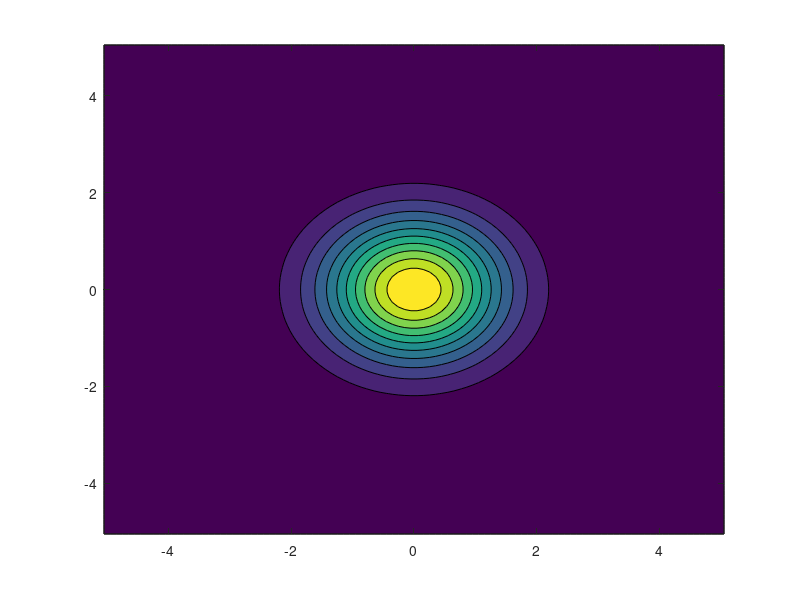

MATLAB code to generate this figure: (Note: this script raises an error after producing the figure.)
% two dimensional advection code solved by active flux method
% desired order of accuracy is between 2.5 and 3
% solving u_t + u_x + u_y = 0
% ic is gaussian type u(x,y,0) = exp(-0.5*(x^2+y^2))
% bc depending on the advection is applied
% cartesian mesh is used

clear all;                                             % clearing workspace
clc;                                                   % clearing workspace
format long                                           % for better accuracy
xa = -5;                                             % left limit of domain
xb = 5;                                             % right limit of domain
ya = -5;                                            % below limit of domain
yb = 5;                                               % top limit of domain
No_Cell_x = 100;                                      % no of cells along x
No_Cell_y = 100;                                      % no of cells along y
Delta_x = (xb-xa)/No_Cell_x;                                    % step size
Delta_y = (yb-ya)/No_Cell_y;                                    % step size
v = 0.2;                                                       % cfl number
t = 0;                                                         % time start
tend = 1;                                                        % time end
dt = (v*Delta_x*Delta_y)/(Delta_x+Delta_y);                 % cfl condition
lambda = [1;1];                                                % wave speed

dfbx = xa - Delta_x/2 : Delta_x : xb + Delta_x/2;   % descritization for black dot
dfby = ya - Delta_y/2 : Delta_y : yb + Delta_y/2;   % descritization for black dot

dfcx = xa - Delta_x : Delta_x : xb + Delta_x;    % descritization for cross
dfcy = ya - Delta_y : Delta_y : yb + Delta_y;    % descritization for cross

dfsx = xa - 3*Delta_x/2 : Delta_x : xb + Delta_x/2;% descritization for star
dfsy = ya - Delta_y : Delta_y : yb + Delta_y;      % descritization for star

dfwx = xa - Delta_x : Delta_x : xb + Delta_x;       % descritization for white dot
dfwy = ya - 3*Delta_y/2 : Delta_y : yb + Delta_y/2; % descritization for white dot

[X1,Y1] = meshgrid(dfbx,dfby);                              % creating grid
[X2,Y2] = meshgrid(dfcx,dfcy);                              % creating grid
[X3,Y3] = meshgrid(dfsx,dfsy);                              % creating grid
[X4,Y4] = meshgrid(dfwx,dfwy);                              % creating grid

lx1 = length(X1);
lx2 = length(X2);
lx3 = length(X3);
lx4 = length(X4);
%========================= work for IC (verified)==========================
u0 = zeros(lx1,lx1);                                       % pre allocating
v0 = zeros(lx2,lx2);                                       % pre allocating
w0 = zeros(lx3,lx3);                                       % pre allocating
z0 = zeros(lx4,lx4);                                       % pre allocating
exact = zeros(lx1,lx1);                                    % pre allocating

sizeu = size(u0,1)*size(u0,2);
sizev = size(v0,1)*size(v0,2);
sizew = size(w0,1)*size(w0,2);
sizez = size(z0,1)*size(z0,2);

for i=1:sizeu
    u0(i) = exp(-0.5*(X1(i)^2 + Y1(i)^2)); % initial condition on black dot(u)
end

for i=1:sizev
    v0(i) = exp(-0.5*(X2(i)^2 + Y2(i)^2)); % initial condition on cross(v)
end

for i=1:sizew
    w0(i) = exp(-0.5*(X3(i)^2 + Y3(i)^2)); % initial condition on star(w)
end

for i=1:sizez
    z0(i) = exp(-0.5*(X4(i)^2 + Y4(i)^2)); % initial condition on white dot(z)
end

w0 = w0(:,2:end);
z0 = z0(2:end,:);

%initial condition plot
figure(1)
contourf(X1,Y1,u0)
contourcbar

%==========================================================================

% finally stored only the grid points with IC not anything outside

%=================== length of each face (verified)========================
No_of_edges = 4*sizeu;                    % number of edges with repetition
l = Delta_x;                                           % length of one edge
length_of_face = l*ones(4*sizeu,1);           % storing all length together
%==========================================================================

%========================= work for normals (verified)=====================
n1 = zeros(4*sizeu,1);         % calculating first column of normal vectors
n1(1:4:end) = 0;
n1(2:4:end) = 1;
n1(3:4:end) = 0;
n1(4:4:end) = -1;

n2 = zeros(4*sizeu,1);        % calculating second column of normal vectors
n2(1:4:end) = -1;
n2(2:4:end) = 0;
n2(3:4:end) = 1;
n2(4:4:end) = 0;
normals = [n1 n2];                            % normal vector through faces
%==========================================================================


%========================= work for area (verified)========================
ar = Delta_x*Delta_y;                                   % area of each grid
area = ar*ones(sizeu,1);                  % storing all grid areas together
%==========================================================================

jac_inv = [2/Delta_x 0;0 2/Delta_y];         % inverse jacobian calculation
minus_part = dt*jac_inv*lambda;                       % minus part for xi_f

% pre allocating xi_i follows

xi_i_6_x_half = 1;
xi_i_6_y_half = 0;

xi_i_3_x_half = 1;
xi_i_3_y_half = 1;

xi_i_7_x_half = 0;
xi_i_7_y_half = 1;

xi_i_6_x_full = 1;
xi_i_6_y_full = 0;

xi_i_3_x_full = 1;
xi_i_3_y_full = 1;

xi_i_7_x_full = 0;
xi_i_7_y_full = 1;

% calculation of xi_f follows

xi_f_6_x_half = xi_i_6_x_half - minus_part(1)/2;
xi_f_6_y_half = xi_i_6_y_half - minus_part(2)/2;

xi_f_3_x_half = xi_i_3_x_half - minus_part(1)/2;
xi_f_3_y_half = xi_i_3_y_half - minus_part(2)/2;

xi_f_7_x_half = xi_i_7_x_half - minus_part(1)/2;
xi_f_7_y_half = xi_i_7_y_half - minus_part(2)/2;

xi_f_6_x_full = xi_i_6_x_full - minus_part(1);
xi_f_6_y_full = xi_i_6_y_full - minus_part(2);

xi_f_3_x_full = xi_i_3_x_full - minus_part(1);
xi_f_3_y_full = xi_i_3_y_full - minus_part(2);

xi_f_7_x_full = xi_i_7_x_full - minus_part(1);
xi_f_7_y_full = xi_i_7_y_full - minus_part(2);

% allocating values on all four type of points
u0 = u0;
u1 = v0(1:end-1,1:end-1);
u2 = v0(1:end-1,2:end);
u3 = v0(2:end,2:end);
u4 = v0(2:end,1:end-1);
u5 = w0(1:end-1,:);
u6 = z0(:,2:end);
u7 = w0(2:end,:);
u8 = z0(:,1:end-1);

% calculating cell average
u9 = ( u1+u2+u3+u4 + 4*(u5+u6+u7+u8) +16*u0 )/36;

% pre allocating the values at half time step
u1_1 = u1;
u2_1 = u2;
u3_1 = u3;
u4_1 = u4;
u5_1 = u5;
u6_1 = u6;
u7_1 = u7;
u8_1 = u8;

% pre allocating vales at full time step
u1_2 = u1;
u2_2 = u2;
u3_2 = u3;
u4_2 = u4;
u5_2 = u5;
u6_2 = u6;
u7_2 = u7;
u8_2 = u8;
u9_2 = u9;

% loop starts
for ii = t:dt:tend
    % calculating the half time interface update of pt. 6
    u6_1 = 0.25*(xi_f_6_x_half-1)*(xi_f_6_y_half-1)*(xi_f_6_x_half)*(xi_f_6_y_half)*u1 + 0.25*(xi_f_6_x_half+1)*(xi_f_6_y_half-1)*(xi_f_6_x_half)*(xi_f_6_y_half)*u2 + 0.25*(xi_f_6_x_half+1)*(xi_f_6_y_half+1)*(xi_f_6_x_half)*(xi_f_6_y_half)*u3 + 0.25*(xi_f_6_x_half-1)*(xi_f_6_y_half+1)*(xi_f_6_x_half)*(xi_f_6_y_half)*u4 + 0.5*(1-xi_f_6_x_half^2)*(xi_f_6_y_half-1)*(xi_f_6_y_half)*u5 + 0.5*(1-xi_f_6_y_half^2)*(xi_f_6_x_half+1)*(xi_f_6_x_half)*u6 + 0.5*(1-xi_f_6_x_half^2)*(xi_f_6_y_half+1)*(xi_f_6_y_half)*u7 + 0.5*(1-xi_f_6_y_half^2)*(xi_f_6_x_half-1)*(xi_f_6_x_half)*u8 + (1-xi_f_6_x_half^2)*(1-xi_f_6_y_half^2)*u9;
    % calculating the full time interface update of pt. 6
    u6_2 = 0.25*(xi_f_6_x_full-1)*(xi_f_6_y_full-1)*(xi_f_6_x_full)*(xi_f_6_y_full)*u1 + 0.25*(xi_f_6_x_full+1)*(xi_f_6_y_full-1)*(xi_f_6_x_full)*(xi_f_6_y_full)*u2 + 0.25*(xi_f_6_x_full+1)*(xi_f_6_y_full+1)*(xi_f_6_x_full)*(xi_f_6_y_full)*u3 + 0.25*(xi_f_6_x_full-1)*(xi_f_6_y_full+1)*(xi_f_6_x_full)*(xi_f_6_y_full)*u4 + 0.5*(1-xi_f_6_x_full^2)*(xi_f_6_y_full-1)*(xi_f_6_y_full)*u5 + 0.5*(1-xi_f_6_y_full^2)*(xi_f_6_x_full+1)*(xi_f_6_x_full)*u6 + 0.5*(1-xi_f_6_x_full^2)*(xi_f_6_y_full+1)*(xi_f_6_y_full)*u7 + 0.5*(1-xi_f_6_y_full^2)*(xi_f_6_x_full-1)*(xi_f_6_x_full)*u8 + (1-xi_f_6_x_full^2)*(1-xi_f_6_y_full^2)*u9;
    
    % calculating the half time interface update of pt. 3
    u3_1 = 0.25*(xi_f_3_x_half-1)*(xi_f_3_y_half-1)*(xi_f_3_x_half)*(xi_f_3_y_half)*u1 + 0.25*(xi_f_3_x_half+1)*(xi_f_3_y_half-1)*(xi_f_3_x_half)*(xi_f_3_y_half)*u2 + 0.25*(xi_f_3_x_half+1)*(xi_f_3_y_half+1)*(xi_f_3_x_half)*(xi_f_3_y_half)*u3 + 0.25*(xi_f_3_x_half-1)*(xi_f_3_y_half+1)*(xi_f_3_x_half)*(xi_f_3_y_half)*u4 + 0.5*(1-xi_f_3_x_half^2)*(xi_f_3_y_half-1)*(xi_f_3_y_half)*u5 + 0.5*(1-xi_f_3_y_half^2)*(xi_f_3_x_half+1)*(xi_f_3_x_half)*u6 + 0.5*(1-xi_f_3_x_half^2)*(xi_f_3_y_half+1)*(xi_f_3_y_half)*u7 + 0.5*(1-xi_f_3_y_half^2)*(xi_f_3_x_half-1)*(xi_f_3_x_half)*u8 + (1-xi_f_3_x_half^2)*(1-xi_f_3_y_half^2)*u9;
    % calculating the full time interface update of pt. 3
    u3_2 = 0.25*(xi_f_3_x_full-1)*(xi_f_3_y_full-1)*(xi_f_3_x_full)*(xi_f_3_y_full)*u1 + 0.25*(xi_f_3_x_full+1)*(xi_f_3_y_full-1)*(xi_f_3_x_full)*(xi_f_3_y_full)*u2 + 0.25*(xi_f_3_x_full+1)*(xi_f_3_y_full+1)*(xi_f_3_x_full)*(xi_f_3_y_full)*u3 + 0.25*(xi_f_3_x_full-1)*(xi_f_3_y_full+1)*(xi_f_3_x_full)*(xi_f_3_y_full)*u4 + 0.5*(1-xi_f_3_x_full^2)*(xi_f_3_y_full-1)*(xi_f_3_y_full)*u5 + 0.5*(1-xi_f_3_y_full^2)*(xi_f_3_x_full+1)*(xi_f_3_x_full)*u6 + 0.5*(1-xi_f_3_x_full^2)*(xi_f_3_y_full+1)*(xi_f_3_y_full)*u7 + 0.5*(1-xi_f_3_y_full^2)*(xi_f_3_x_full-1)*(xi_f_3_x_full)*u8 + (1-xi_f_3_x_full^2)*(1-xi_f_3_y_full^2)*u9;
    
    % calculating the half time interface update of pt. 7
    u7_1 = 0.25*(xi_f_7_x_half-1)*(xi_f_7_y_half-1)*(xi_f_7_x_half)*(xi_f_7_y_half)*u1 + 0.25*(xi_f_7_x_half+1)*(xi_f_7_y_half-1)*(xi_f_7_x_half)*(xi_f_7_y_half)*u2 + 0.25*(xi_f_7_x_half+1)*(xi_f_7_y_half+1)*(xi_f_7_x_half)*(xi_f_7_y_half)*u3 + 0.25*(xi_f_7_x_half-1)*(xi_f_7_y_half+1)*(xi_f_7_x_half)*(xi_f_7_y_half)*u4 + 0.5*(1-xi_f_7_x_half^2)*(xi_f_7_y_half-1)*(xi_f_7_y_half)*u5 + 0.5*(1-xi_f_7_y_half^2)*(xi_f_7_x_half+1)*(xi_f_7_x_half)*u6 + 0.5*(1-xi_f_7_x_half^2)*(xi_f_7_y_half+1)*(xi_f_7_y_half)*u7 + 0.5*(1-xi_f_7_y_half^2)*(xi_f_7_x_half-1)*(xi_f_7_x_half)*u8 + (1-xi_f_7_x_half^2)*(1-xi_f_7_y_half^2)*u9;
    % calculating the full time interface update of pt. 7
    u7_2 = 0.25*(xi_f_7_x_full-1)*(xi_f_7_y_full-1)*(xi_f_7_x_full)*(xi_f_7_y_full)*u1 + 0.25*(xi_f_7_x_full+1)*(xi_f_7_y_full-1)*(xi_f_7_x_full)*(xi_f_7_y_full)*u2 + 0.25*(xi_f_7_x_full+1)*(xi_f_7_y_full+1)*(xi_f_7_x_full)*(xi_f_7_y_full)*u3 + 0.25*(xi_f_7_x_full-1)*(xi_f_7_y_full+1)*(xi_f_7_x_full)*(xi_f_7_y_full)*u4 + 0.5*(1-xi_f_7_x_full^2)*(xi_f_7_y_full-1)*(xi_f_7_y_full)*u5 + 0.5*(1-xi_f_7_y_full^2)*(xi_f_7_x_full+1)*(xi_f_7_x_full)*u6 + 0.5*(1-xi_f_7_x_full^2)*(xi_f_7_y_full+1)*(xi_f_7_y_full)*u7 + 0.5*(1-xi_f_7_y_full^2)*(xi_f_7_x_full-1)*(xi_f_7_x_full)*u8 + (1-xi_f_7_x_full^2)*(1-xi_f_7_y_full^2)*u9;
    
    % updating pt. 1 half time step
    u1_1(2:end,2:end) = u3_1(1:end-1,1:end-1);
    u1_1(1,:) = u3_1(:,end)'; % bc
    u1_1(:,1) = u3_1(end,:)'; % bc
    
    % updating pt. 1 full time step
    u1_2(2:end,2:end) = u3_2(1:end-1,1:end-1);
    u1_2(1,:) = u3_2(:,end)'; % bc
    u1_2(:,1) = u3_2(end,:)'; % bc
    
    % updating pt. 5 half time step
    u5_1(2:end,:) = u7_1(1:end-1,:);
    u5_1(1,:) = u7_1(:,end)'; % bc
    
    % updating pt. 5 full time step
    u5_2(2:end,:) = u7_2(1:end-1,:);
    u5_2(1,:) = u7_2(:,end)'; % bc
    
    % updating pt. 2 half time step
    u2_1(2:end,:) = u3_1(1:end-1,:);
    u2_1(1,:) = u3_1(:,end)'; % bc
    
    % updating pt. 2 full time step
    u2_2(2:end,:) = u3_2(1:end-1,:);
    u2_2(1,:) = u3_2(:,end)'; % bc
    
    % updating pt. 4 half time step
    u4_1(:,2:end) = u3_1(:,1:end-1);
    u4_1(:,1) = u3_1(end,:)'; % bc
    
    % updating pt. 4 full time step
    u4_2(:,2:end) = u3_2(:,1:end-1);
    u4_2(:,1) = u3_2(end,:)'; % bc
    
    % updating pt. 8 half time step
    u8_1(:,2:end) = u6_1(:,1:end-1);
    u8_1(:,1) = u6_1(end,:)'; % bc
    
    % updating pt. 8 full time step
    u8_2(:,2:end) = u6_2(:,1:end-1);
    u8_2(:,1) = u6_2(end,:)'; % bc
    
    % parameters for flux through face one

    uln1 = u1;
    umn1 = u5;
    urn1 = u2;
    ulnplushalf1 = u1_1; 
    umnplushalf1 = u5_1;
    urnplushalf1 = u2_1;
    ulnplusone1 = u1_2;
    umnplusone1 = u5_2;
    urnplusone1 = u2_2;

    % parameters for flux through face three

    uln3 = u2;
    umn3 = u6;
    urn3 = u3;
    ulnplushalf3 = u2_1;
    umnplushalf3 = u6_1;
    urnplushalf3 = u3_1;
    ulnplusone3 = u2_2;
    umnplusone3 = u6_2;
    urnplusone3 = u3_2;

    % parameters for flux through face two

    uln2 = u3;
    umn2 = u7;
    urn2 = u4;
    ulnplushalf2 = u3_1;
    umnplushalf2 = u7_1;
    urnplushalf2 = u4_1;
    ulnplusone2 = u3_2;
    umnplusone2 = u7_2;
    urnplusone2 = u4_2;

    % parameters for flux through face four

    uln4 = u4;
    umn4 = u8;
    urn4 = u1;
    ulnplushalf4 = u4_1;
    umnplushalf4 = u8_1;
    urnplushalf4 = u1_1;
    ulnplusone4 = u4_2;
    umnplusone4 = u8_2;
    urnplusone4 = u1_2;

    % flux through face 1
    flux1 = (( uln1 + urn1 + ulnplusone1 + urnplusone1 ) + 4*( umn1 + umnplusone1 + ulnplushalf1 + urnplushalf1 ) + 16*umnplushalf1 )/36;

    % flux through face 2
    flux2 = (( uln2 + urn2 + ulnplusone2 + urnplusone2 ) + 4*( umn2 + umnplusone2 + ulnplushalf2 + urnplushalf2 ) + 16*umnplushalf2 )/36;

    % flux through face 3
    flux3 = (( uln3 + urn3 + ulnplusone3 + urnplusone3 ) + 4*( umn3 + umnplusone3 + ulnplushalf3 + urnplushalf3 ) + 16*umnplushalf3 )/36;

    % flux through face 4
    flux4 = (( uln4 + urn4 + ulnplusone4 + urnplusone4 ) + 4*( umn4 + umnplusone4 + ulnplushalf4 + urnplushalf4 ) + 16*umnplushalf4 )/36;
    
    %flux1(1,:) = flux2(:,end);
    %flux4(:,1) = flux3(end,:);
    
    sz = size(flux1,1)*size(flux1,2);
    flux = zeros(4*sz,1);

    flux(1:4:end) = flux1;
    flux(2:4:end) = flux2;
    flux(3:4:end) = flux3;
    flux(4:4:end) = flux4;
    final_flux = [flux flux];

    flux_dot_normals = final_flux.*normals;
    final_dot = flux_dot_normals(:,1) + flux_dot_normals(:,2); 
    under_summation = final_dot.*length_of_face;

    for i=1:sizeu
        total(i) = under_summation(4*i-3) + under_summation(4*i-2) + under_summation(4*i-1) + under_summation(4*i);
    end

    for i=1:sizeu
        u9_2(i) = u9(i) -(dt/area(i))*total(i);
    end

    %u9_2(1,:) = u9_2(:,end)';
    %u9_2(1,:) = u9_2(end,:)';

    u9 = u9_2;
    u1 = u1_2;
    u2 = u2_2;
    u3 = u3_2;
    u4 = u4_2;
    u5 = u5_2;
    u6 = u6_2;
    u7 = u7_2;
    u8 = u8_2;

    hold off;
    figure(2)
    contourf(X1,Y1,u9_2)
    contourcbar
    drawnow;
end

for i=1:sizeu
    exact(i) = exp(-0.5*((X1(i)-1)^2 + (Y1(i)-1)^2)); % initial condition on black dot(u)
end
u9_2;
exact;
forl2 = Delta_x*Delta_y*dt*ones(lx1,lx1);
L2=sqrt((1/((xb-xa+2*Delta_x)*(yb-ya+2*Delta_y)*(dt))).*sum(sum(abs(u9_2.*forl2-exact.*forl2).^2)))
ncell = sizeu;
nface = No_of_edges;
nvertex = sizev;
DOF = ncell + nface/2 + nvertex/4
h = 1/sqrt(DOF)
    




















